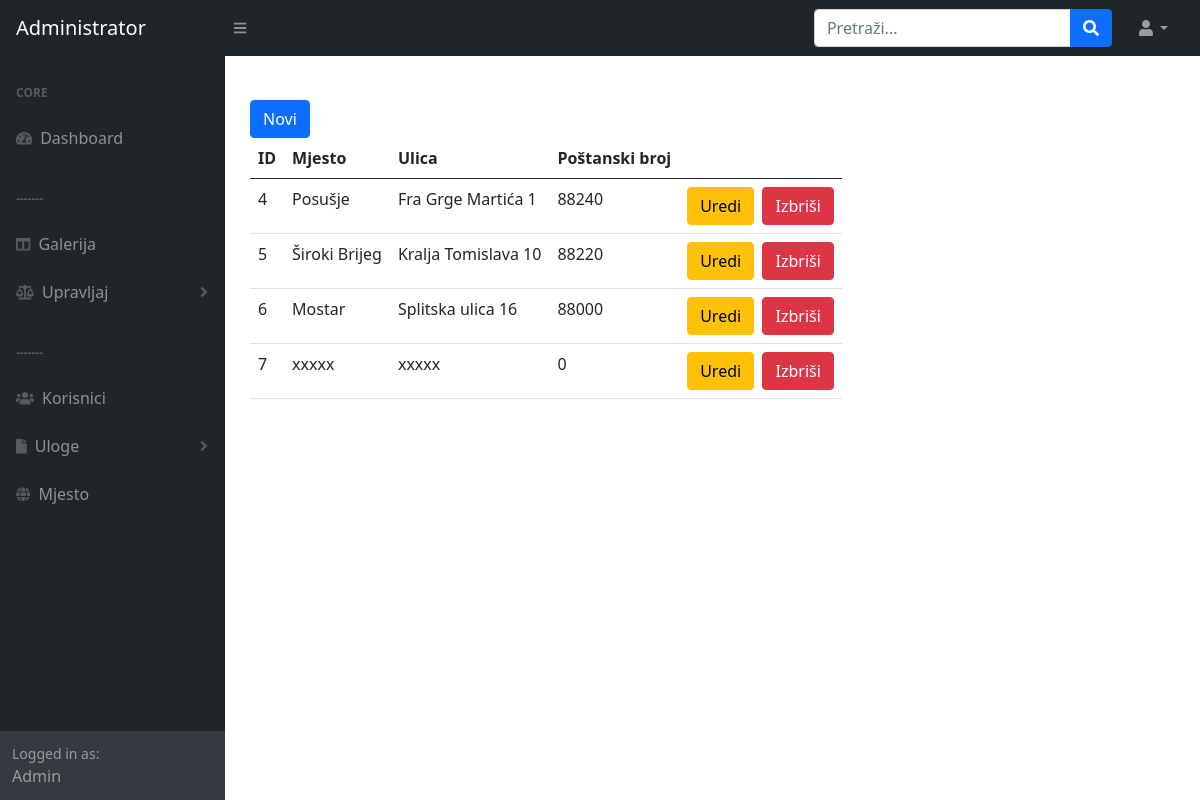
The app's page /admin/mjesto.php with its own data.
### tables this page shows
CREATE TABLE `mjesto` (
  `id` int(11) NOT NULL,
  `naziv` varchar(30) NOT NULL,
  `post_broj` int(11) NOT NULL,
  `ulica` varchar(50) NOT NULL
);

### admin/mjesto.php (the view, shortened to what this page needs)
<?php
    include_once 'includes/head.inc.php';
    include_once 'includes/nav.inc.php';
    include_once 'includes/sidenav.inc.php';
    require_once 'includes/dbh.inc.php';
?>
<div class="korisnik">
<button type="button" id="btnNovi" class="btn btn-primary" data-bs-toggle="modal" data-bs-target="#novoMjesto">Novi</button>
<table class="table">
  <thead>
    <tr>
      <th scope="col">ID</th>
      <th scope="col">Mjesto</th>
      <th scope="col">Ulica</th>
      <th scope="col">Poštanski broj</th>
      <th scope="col"></th>
    </tr>
  </thead>
  <tbody>
    <?php
    $sql = "SELECT * FROM mjesto;";
    $result = mysqli_query($conn, $sql);
    $resultCheck = mysqli_num_rows($result);
    if($resultCheck > 0){
        while($row = mysqli_fetch_assoc($result)){
            echo "<tr><td>". $row["id"]
                ."</td><td>". $row["naziv"]
                ."</td><td>". $row["ulica"]
                ."</td><td>". $row["post_broj"]
                .'</td><td><a href="editmjesto.php?editMjesto='.$row["id"].'"><button class="btn btn-warning" >Uredi</button></a>&nbsp
                           <a href="includes/delete.inc.php?deleteMjesto='.$row["id"].'"><button class="btn btn-danger">Izbriši</button></a></td></tr>' ;
        }
        echo "</tbody></table>";
    }
    else {
        echo "</tbody></table>";
        echo "Nema rezultata..";
    }
    ?>
</div>
 <?php
include_once 'includes/footer.inc.php';
?>

### records on screen
mjesto: id "4", naziv "Posušje", ulica "Fra Grge Martića 1", post_broj "88240"
mjesto: id "5", naziv "Široki Brijeg", ulica "Kralja Tomislava 10", post_broj "88220"
mjesto: id "6", naziv "Mostar", ulica "Splitska ulica 16", post_broj "88000"
mjesto: id "7", naziv "xxxxx", ulica "xxxxx", post_broj "0"
